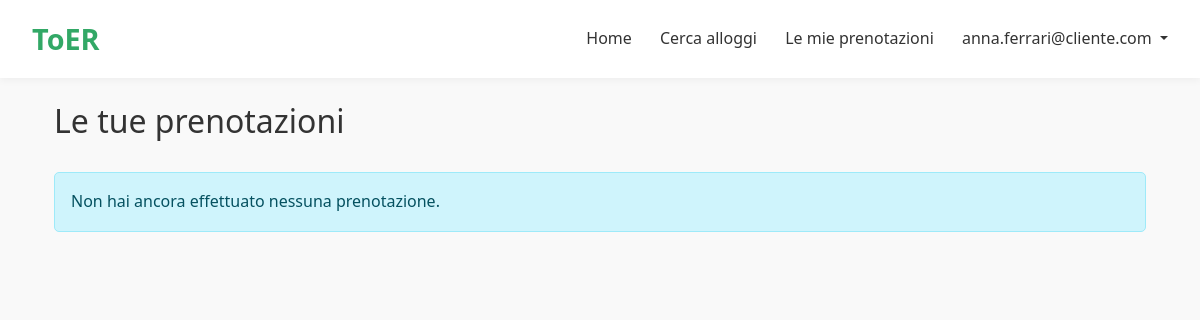
Page /prenotazioni/ (signed in) on the earlier database version.
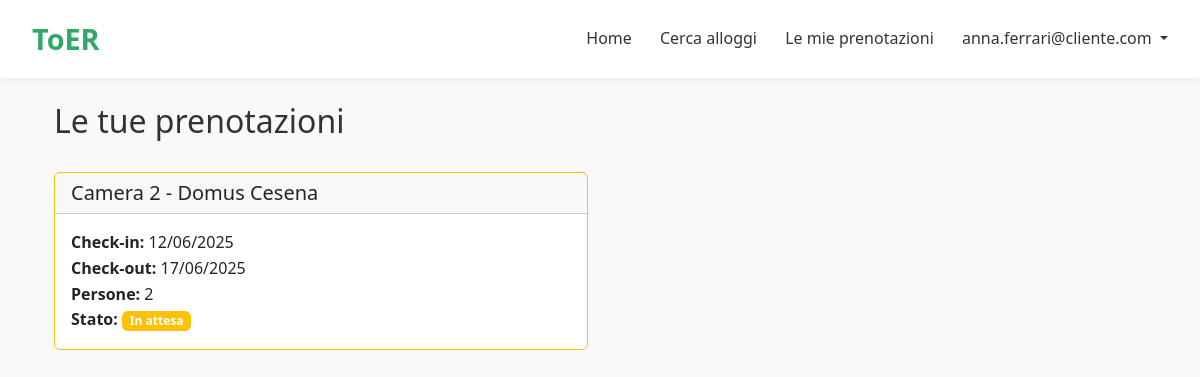
Same page on the later database version.
### account/models.py (models this page shows, shortened)
class User(AbstractUser):
    class UserType(models.TextChoices):
        ADMIN = 'ADMIN', _('Admin')
        GESTORE = 'GESTORE', _('Gestore')
        CLIENTE = 'CLIENTE', _('Cliente')
    username = None
    first_name = None
    last_name = None
    email = models.EmailField(_('email address'), unique=True)
    user_type = models.CharField(
        max_length=10,
        choices=UserType.choices,
        default=UserType.CLIENTE,
        help_text=_('Specifica se l\'utente è un gestore o un cliente'),
    )
    nome = models.CharField(max_length=100, blank=True)
    cognome = models.CharField(max_length=100, blank=True)
    telefono = models.CharField(max_length=20, blank=True)
    USERNAME_FIELD = 'email'
    REQUIRED_FIELDS = []
    objects = UserManager()
    def is_gestore(self):
        return self.user_type == self.UserType.GESTORE

class Camera(models.Model):
    struttura = models.ForeignKey(Struttura, on_delete=models.CASCADE, related_name='camere')
    numero_camera = models.PositiveIntegerField(default=1)
    prezzo_per_notte = models.DecimalField(max_digits=7, decimal_places=2, default=50.00)
    def camera_image_upload_path(instance, filename):
        struttura_nome = instance.struttura.nome.replace(" ", "_")
        camera_nome = f"camera_{instance.numero_camera}"
        return f"strutture/camere/{struttura_nome}/{camera_nome}/{filename}"
    immagine = models.ImageField(upload_to=camera_image_upload_path, blank=True, null=True)
    disponibilita = models.BooleanField(default=True)
    numero_persone = models.PositiveIntegerField()
    descrizione = models.TextField(blank=True)
    bagno_privato = models.BooleanField(default=True)
    aria_condizionata = models.BooleanField(default=False)
    wifi = models.BooleanField(default=True)
    tv = models.BooleanField(default=False)
    balcone = models.BooleanField(default=False)
    vista = models.CharField(max_length=100, blank=True, help_text="Es: mare, montagna, città")
    letto_matrimoniale = models.BooleanField(default=False)
    letti_singoli = models.PositiveIntegerField(default=0)
    accessibile_disabili = models.BooleanField(default=False)

class Struttura(models.Model):
    TIPI_STRUTTURA = [
        ('hotel', 'Hotel'),
        ('b&b', 'Bed & Breakfast'),
        ('casa_vacanze', 'Casa Vacanze'),
        ('ostello', 'Ostello'),
    ]
    gestore = models.ForeignKey(GestoreProfile, on_delete=models.CASCADE, related_name='strutture')
    nome = models.CharField(max_length=200)
    descrizione = models.TextField()
    indirizzo = models.CharField(max_length=250)
    def struttura_image_upload_path(instance, filename):
        struttura_nome = instance.nome.replace(" ", "_")
        return f"strutture/{struttura_nome}/{filename}"
    immagine = models.ImageField(upload_to=struttura_image_upload_path, blank=True, null=True)
    disponibilita = models.BooleanField(default=True)
    tipologia = models.CharField(max_length=30, choices=TIPI_STRUTTURA, default='hotel')
    parcheggio = models.BooleanField(default=False)
    piscina = models.BooleanField(default=False)
    ristorante = models.BooleanField(default=False)
    animali_ammessi = models.BooleanField(default=False)
    citta = models.CharField(max_length=100, blank=True)
    telefono = models.CharField(max_length=20, blank=True)
    numero_camere = models.PositiveIntegerField(default=1)

### prenotazioni/models.py (models this page shows, shortened)
class Booking(models.Model):
    STATUS_CHOICES = [
        ('pending', 'In attesa'),      # Prenotazione creata ma non ancora confermata
        ('approved', 'Approvata'),     # Prenotazione confermata
        ('rejected', 'Rifiutata'),     # Prenotazione rifiutata
        ('checked_in', 'Check-in effettuato'),  # Cliente ha effettuato il check-in
        ('checked_out', 'Check-out effettuato'),  # Cliente ha effettuato il check-out
        ('cancelled', 'Cancellata'),   # Prenotazione cancellata
    ]
    user = models.ForeignKey(settings.AUTH_USER_MODEL, on_delete=models.CASCADE)  # Utente che ha effettuato la prenotazione
    camera = models.ForeignKey(Camera, on_delete=models.CASCADE, null=True, blank=True)  # Camera prenotata
    check_in_date = models.DateField(default=get_default_check_in)  # Data prevista di check-in
    check_out_date = models.DateField(default=get_default_check_out)  # Data prevista di check-out
    num_people = models.IntegerField()  # Numero di persone per cui si prenota
    status = models.CharField(max_length=20, choices=STATUS_CHOICES, default='pending')  # Stato attuale della prenotazione
    notes = models.TextField(blank=True)  # Note aggiuntive sulla prenotazione
    created_at = models.DateTimeField(auto_now_add=True)  # Data e ora di creazione della prenotazione
    actual_check_in = models.DateTimeField(null=True, blank=True)  # Data e ora effettiva del check-in
    actual_check_out = models.DateTimeField(null=True, blank=True)  # Data e ora effettiva del check-out
    class Meta:
        ordering = ['-check_in_date', '-created_at']
        verbose_name = 'Prenotazione'
        verbose_name_plural = 'Prenotazioni'

### prenotazioni/views.py (the view)
# urls.py: path('', views.lista_prenotazioni, name='lista_prenotazioni'),  # Homepage prenotazioni
@login_required
def lista_prenotazioni(request):
    if hasattr(request.user, 'gestore'):
        prenotazioni = Booking.objects.filter(
            camera__struttura__gestore=request.user
        ).order_by('-check_in_date')
    else:
        prenotazioni = Booking.objects.filter(user=request.user).order_by('-check_in_date')
    waiting_list = WaitingList.objects.filter(user=request.user, notified=False).order_by('date')
    return render(request, 'prenotazioni/lista_prenotazioni.html', {
        'prenotazioni': prenotazioni,
        'waiting_list': waiting_list
    })

### prenotazioni/templates/prenotazioni/lista_prenotazioni.html (shortened to what this page needs)
{% extends 'home.html' %}
{% block content %}
<div class="container mt-4">
    <div class="d-flex justify-content-between align-items-center mb-4">
        <h2>{% if user.gestore %}Gestione prenotazioni{% else %}Le tue prenotazioni{% endif %}</h2>
    </div>
    {% if prenotazioni %}
        <div class="row">
            {% for prenotazione in prenotazioni %}
                <div class="col-md-6 mb-3">
                    <div class="card {% if prenotazione.status == 'pending' %}border-warning{% elif prenotazione.status == 'approved' %}border-success{% elif prenotazione.status == 'rejected' %}border-danger{% endif %}">
                        <div class="card-header">
                            <h5 class="card-title mb-0">
                                Camera {{ prenotazione.camera.numero_camera }} - {{ prenotazione.camera.struttura.nome }}
                            </h5>
                        </div>
                        <div class="card-body">
                            <p class="card-text">
                                <strong>Check-in:</strong> {{ prenotazione.check_in_date|date:"d/m/Y" }}<br>
                                <strong>Check-out:</strong> {{ prenotazione.check_out_date|date:"d/m/Y" }}<br>
                                <strong>Persone:</strong> {{ prenotazione.num_people }}<br>
                                <strong>Stato:</strong>
                                <span class="badge {% if prenotazione.status == 'pending' %}bg-warning{% elif prenotazione.status == 'approved' %}bg-success{% elif prenotazione.status == 'rejected' %}bg-danger{% elif prenotazione.status == 'checked_in' %}bg-info{% elif prenotazione.status == 'checked_out' %}bg-secondary{% elif prenotazione.status == 'cancelled' %}bg-dark{% endif %}">
                                    {{ prenotazione.get_status_display }}
                                </span><br>
                            </p>
                        </div>
                    </div>
                </div>
            {% endfor %}
        </div>
    {% else %}
        <div class="alert alert-info">
            {% if user.gestore %}
                Non ci sono prenotazioni da gestire.
            {% else %}
                Non hai ancora effettuato nessuna prenotazione.
            {% endif %}
        </div>
    {% endif %}
</div>
{% endblock %}

### toER/templates/home.html (shortened to what this page needs)
<!DOCTYPE html>
<html lang="it">
<head>
    <link href="https://cdn.jsdelivr.net/npm/bootstrap@5.3.0-alpha1/dist/css/bootstrap.min.css" rel="stylesheet">
</head>
<body>
    <header>
        <div class="logo">
            <a href="{% url 'home' %}" style="text-decoration: none; color: inherit;">ToER</a>
        </div>
        <nav>
            <a href="{% url 'home' %}">Home</a>
            <a href="{% url 'ricerca:ricerca_strutture' %}">Cerca alloggi</a>
            {% if user.is_authenticated %}
                {% if user.is_gestore %}
                    <a href="{% url 'account:dashboard_gestore' %}">Dashboard Gestore</a>
                {% else %}
                    <a href="{% url 'prenotazioni:lista_prenotazioni' %}">Le mie prenotazioni</a>
                {% endif %}
                <div class="dropdown" style="display: inline-block;">
                    <a href="#" class="dropdown-toggle" id="navbarDropdown" role="button" data-bs-toggle="dropdown" aria-expanded="false">
                        {{ user.email }}
                    </a>
                </div>
            {% else %}
                <a href="{% url 'account:login' %}">Accedi</a>
                <a href="{% url 'account:register' %}" class="btn btn-search">Registrati</a>
            {% endif %}
        </nav>
    </header>
    <div class="container mt-4">
        {% block content %}{% endblock %}
    </div>
</body>
</html>

### toER/templates/home.html (style rules this page uses)
* { margin: 0; padding: 0; box-sizing: border-box; }
body { font-family: "Segoe UI", sans-serif; line-height: 1.6; background: #f9f9f9; color: #333; min-height: 100vh; position: relative; padding-bottom: 60px; }
header { background-color: #ffffff; padding: 1rem 2rem; display: flex; justify-content: space-between; align-items: center; box-shadow: 0 2px 8px rgba(0, 0, 0, 0.05); }
.logo { font-size: 1.8rem; font-weight: bold; color: #32a866; }
nav a { margin-left: 1.5rem; text-decoration: none; color: #333; font-weight: 500; }

Differences in the rows shown:
added Booking: camera.numero_camera "2", camera.struttura.nome "Domus Cesena", check_in_date "12/06/2025", check_out_date "17/06/2025", num_people "2", status "In attesa"
Other differences:
text no longer shown: "Non hai ancora effettuato nessuna prenotazione."
